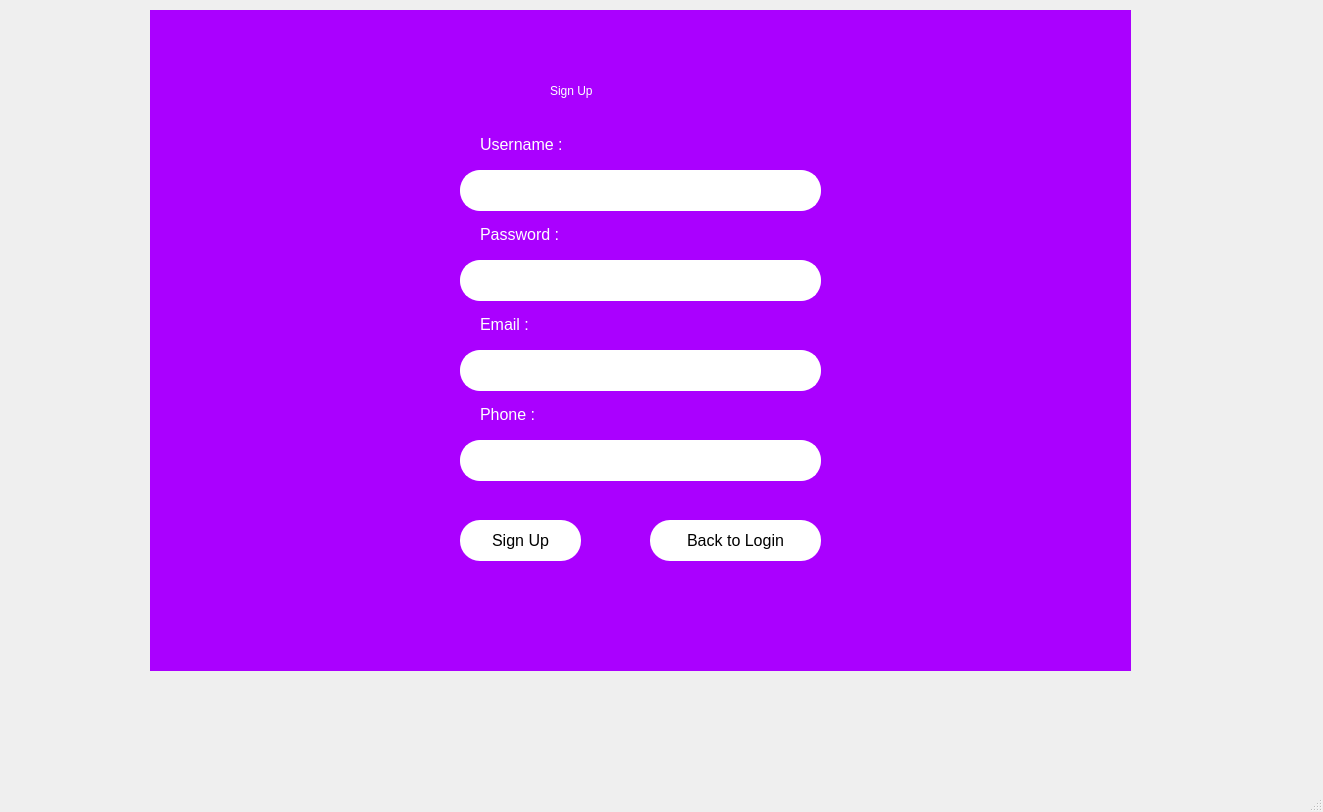
<?xml version="1.0" encoding="UTF-8"?>
<ui version="4.0">
 <class>SignUp</class>
 <widget class="QMainWindow" name="SignUp">
  <property name="geometry">
   <rect>
    <x>0</x>
    <y>0</y>
    <width>1323</width>
    <height>812</height>
   </rect>
  </property>
  <property name="windowTitle">
   <string>SignUp</string>
  </property>
  <widget class="QWidget" name="centralwidget">
   <widget class="QGroupBox" name="groupBox">
    <property name="geometry">
     <rect>
      <x>150</x>
      <y>10</y>
      <width>981</width>
      <height>661</height>
     </rect>
    </property>
    <property name="styleSheet">
     <string notr="true">background-color: rgb(170, 0, 255);</string>
    </property>
    <property name="title">
     <string/>
    </property>
    <widget class="QPushButton" name="btnRegister">
     <property name="geometry">
      <rect>
       <x>310</x>
       <y>510</y>
       <width>121</width>
       <height>41</height>
      </rect>
     </property>
     <property name="styleSheet">
      <string notr="true">QPushButton {
    background-color: white;
    color: black;
    border: none;
    border-radius: 20px;
    padding: 10px 30px;
    font-size: 16px;
    text-transform: none;
    font-weight: normal;
}

QPushButton:hover {
    background-color: #f0f0f0;
}
</string>
     </property>
     <property name="text">
      <string>Sign Up</string>
     </property>
    </widget>
    <widget class="QPushButton" name="btnBackToLogin">
     <property name="geometry">
      <rect>
       <x>500</x>
       <y>510</y>
       <width>171</width>
       <height>41</height>
      </rect>
     </property>
     <property name="styleSheet">
      <string notr="true">QPushButton {
    background-color: white;
    color: black;
    border: none;
    border-radius: 20px;
    padding: 10px 30px;
    font-size: 16px;
    text-transform: none;
    font-weight: normal;
}

QPushButton:hover {
    background-color: #f0f0f0;
}
</string>
     </property>
     <property name="text">
      <string>Back to Login</string>
     </property>
    </widget>
    <widget class="QLabel" name="signupimage">
     <property name="geometry">
      <rect>
       <x>-10</x>
       <y>0</y>
       <width>991</width>
       <height>661</height>
      </rect>
     </property>
     <property name="text">
      <string/>
     </property>
    </widget>
    <widget class="QLineEdit" name="lineEditUser">
     <property name="geometry">
      <rect>
       <x>310</x>
       <y>160</y>
       <width>361</width>
       <height>41</height>
      </rect>
     </property>
     <property name="styleSheet">
      <string notr="true">QLineEdit {
    border: 2px solid white;
    border-radius: 20px;
    padding: 5px 15px;
    font-size: 16px;
    background-color: white;
    color: black;
}
</string>
     </property>
    </widget>
    <widget class="QLineEdit" name="lineEditPass">
     <property name="geometry">
      <rect>
       <x>310</x>
       <y>250</y>
       <width>361</width>
       <height>41</height>
      </rect>
     </property>
     <property name="styleSheet">
      <string notr="true">QLineEdit {
    border: 2px solid white;
    border-radius: 20px;
    padding: 5px 15px;
    font-size: 16px;
    background-color: white;
    color: black;
}
</string>
     </property>
    </widget>
    <widget class="QLineEdit" name="lineEditEmail">
     <property name="geometry">
      <rect>
       <x>310</x>
       <y>340</y>
       <width>361</width>
       <height>41</height>
      </rect>
     </property>
     <property name="styleSheet">
      <string notr="true">QLineEdit {
    border: 2px solid white;
    border-radius: 20px;
    padding: 5px 15px;
    font-size: 16px;
    background-color: white;
    color: black;
}
</string>
     </property>
    </widget>
    <widget class="QLineEdit" name="lineEditPhone">
     <property name="geometry">
      <rect>
       <x>310</x>
       <y>430</y>
       <width>361</width>
       <height>41</height>
      </rect>
     </property>
     <property name="styleSheet">
      <string notr="true">QLineEdit {
    border: 2px solid white;
    border-radius: 20px;
    padding: 5px 15px;
    font-size: 16px;
    background-color: white;
    color: black;
}
</string>
     </property>
    </widget>
    <widget class="QLabel" name="label">
     <property name="geometry">
      <rect>
       <x>330</x>
       <y>100</y>
       <width>139</width>
       <height>70</height>
      </rect>
     </property>
     <property name="styleSheet">
      <string notr="true">color: white;
background-color: transparent;
font: 14pt &quot;Segoe UI&quot;;
</string>
     </property>
     <property name="text">
      <string>&lt;html&gt;&lt;head/&gt;&lt;body&gt;&lt;p&gt;&lt;span style=&quot; font-size:12pt;&quot;&gt;Username :&lt;/span&gt;&lt;/p&gt;&lt;/body&gt;&lt;/html&gt;</string>
     </property>
    </widget>
    <widget class="QLabel" name="label_3">
     <property name="geometry">
      <rect>
       <x>330</x>
       <y>190</y>
       <width>139</width>
       <height>70</height>
      </rect>
     </property>
     <property name="styleSheet">
      <string notr="true">color: white;
background-color: transparent;
font: 14pt &quot;Segoe UI&quot;;
</string>
     </property>
     <property name="text">
      <string>&lt;html&gt;&lt;head/&gt;&lt;body&gt;&lt;p&gt;&lt;span style=&quot; font-size:12pt;&quot;&gt;Password :&lt;/span&gt;&lt;/p&gt;&lt;/body&gt;&lt;/html&gt;</string>
     </property>
    </widget>
    <widget class="QLabel" name="label_4">
     <property name="geometry">
      <rect>
       <x>330</x>
       <y>280</y>
       <width>139</width>
       <height>70</height>
      </rect>
     </property>
     <property name="styleSheet">
      <string notr="true">color: white;
background-color: transparent;
font: 14pt &quot;Segoe UI&quot;;
</string>
     </property>
     <property name="text">
      <string>&lt;html&gt;&lt;head/&gt;&lt;body&gt;&lt;p&gt;&lt;span style=&quot; font-size:12pt;&quot;&gt;Email :&lt;/span&gt;&lt;/p&gt;&lt;/body&gt;&lt;/html&gt;</string>
     </property>
    </widget>
    <widget class="QLabel" name="label_5">
     <property name="geometry">
      <rect>
       <x>330</x>
       <y>370</y>
       <width>139</width>
       <height>70</height>
      </rect>
     </property>
     <property name="styleSheet">
      <string notr="true">color: white;
background-color: transparent;
font: 14pt &quot;Segoe UI&quot;;
</string>
     </property>
     <property name="text">
      <string>&lt;html&gt;&lt;head/&gt;&lt;body&gt;&lt;p&gt;&lt;span style=&quot; font-size:12pt;&quot;&gt;Phone :&lt;/span&gt;&lt;/p&gt;&lt;/body&gt;&lt;/html&gt;</string>
     </property>
    </widget>
    <widget class="QLabel" name="label_2">
     <property name="geometry">
      <rect>
       <x>400</x>
       <y>50</y>
       <width>191</width>
       <height>61</height>
      </rect>
     </property>
     <property name="styleSheet">
      <string notr="true">font: bold 28pt &quot;Roboto&quot;;
color: white;
background-color: transparent;
border: none;
</string>
     </property>
     <property name="text">
      <string>Sign Up</string>
     </property>
    </widget>
    <zorder>signupimage</zorder>
    <zorder>btnRegister</zorder>
    <zorder>btnBackToLogin</zorder>
    <zorder>lineEditUser</zorder>
    <zorder>lineEditPass</zorder>
    <zorder>lineEditEmail</zorder>
    <zorder>lineEditPhone</zorder>
    <zorder>label</zorder>
    <zorder>label_3</zorder>
    <zorder>label_4</zorder>
    <zorder>label_5</zorder>
    <zorder>label_2</zorder>
   </widget>
  </widget>
  <widget class="QMenuBar" name="menubar">
   <property name="geometry">
    <rect>
     <x>0</x>
     <y>0</y>
     <width>1323</width>
     <height>25</height>
    </rect>
   </property>
  </widget>
  <widget class="QStatusBar" name="statusbar"/>
 </widget>
 <resources/>
 <connections/>
</ui>
